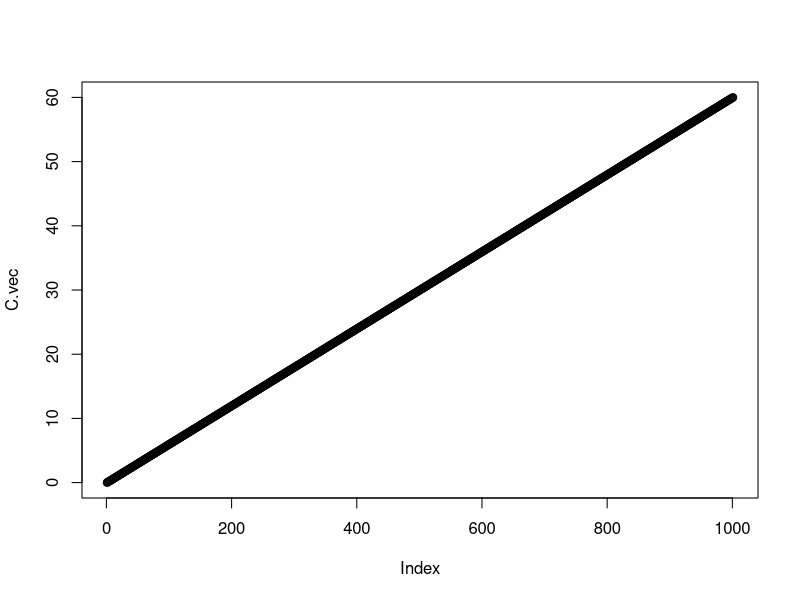
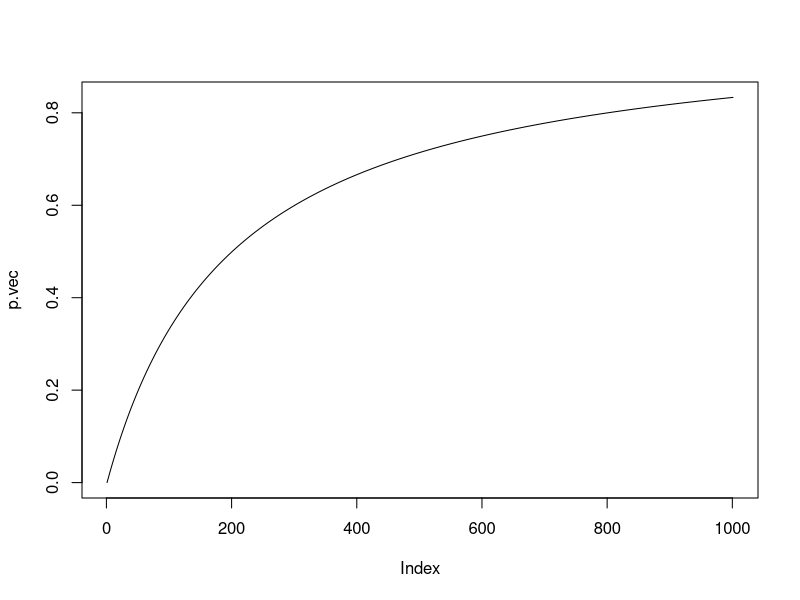
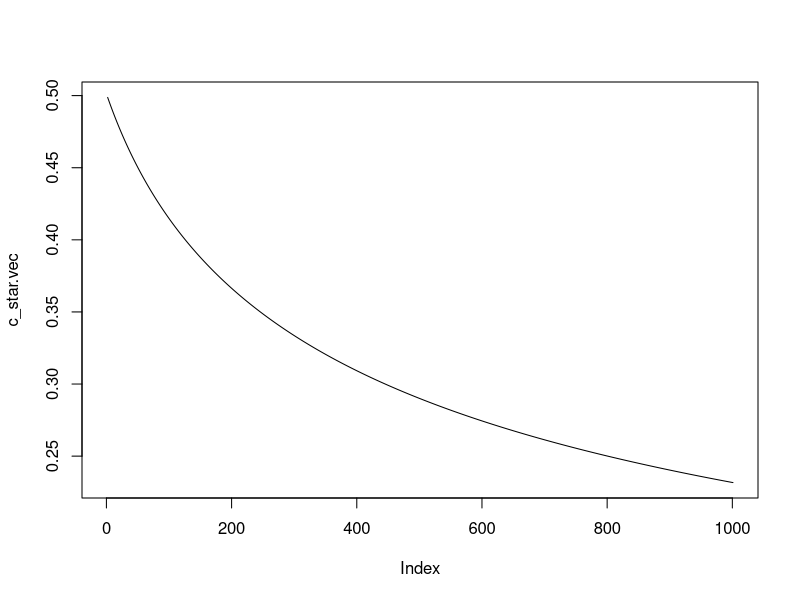
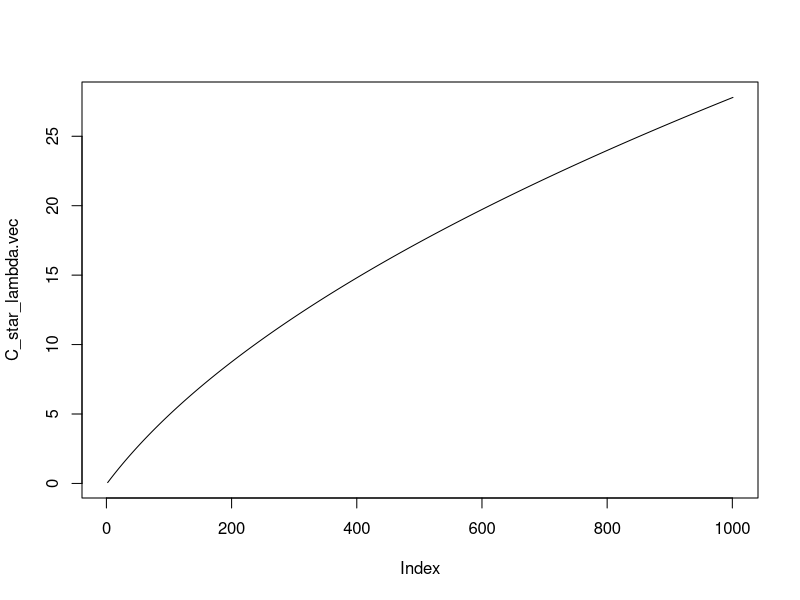
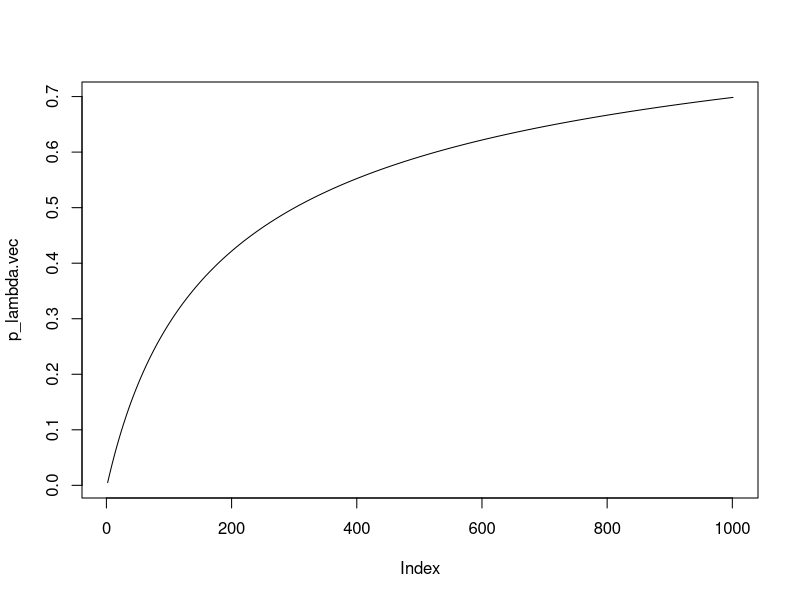
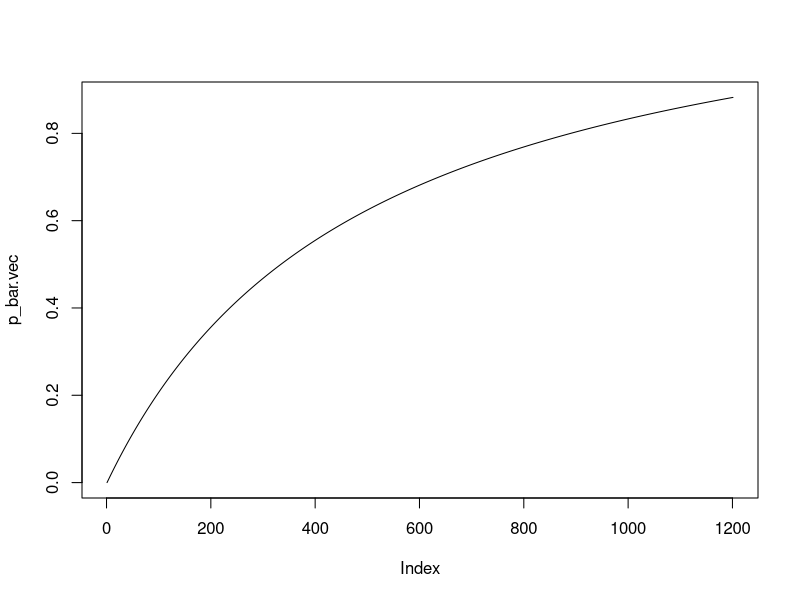
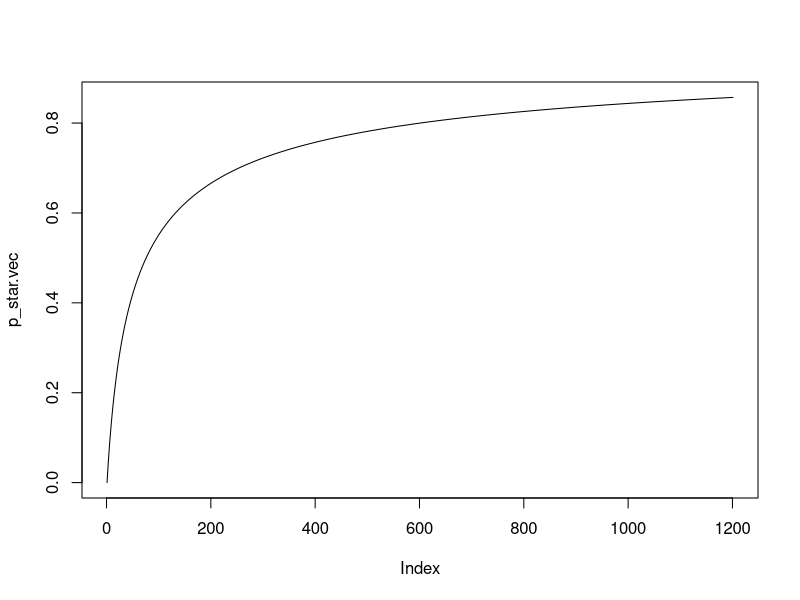
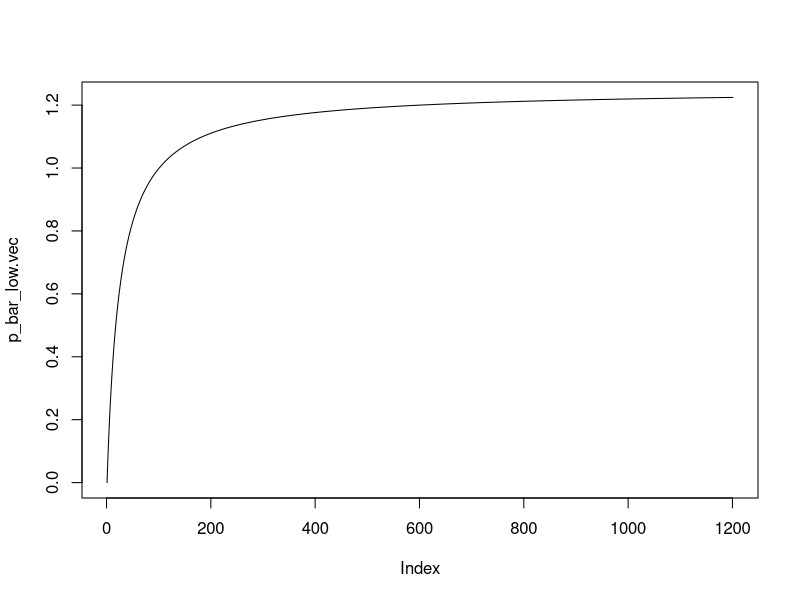

Reproduce these figures in R, in order.
# wb_fin_2025_x_y.R 
# Simulations (verification) of computations in a paper titled: "Whistleblowers and Financial Fraud."

# packages used
library(ggplot2); theme_set(theme_bw())
#library(latex2exp)# LaTeX in ggplot
#library(xtable)# export data frames to LaTeX tables
(lambda = 0.5)# 50% recovery of the loss
(L = 120)# Loss cause by the fraud
(gamma = 12)# parameter in the prob function

(c.vec = seq(0, 1, 0.001))# compensation fractions
#total compensation as function of fraction c
(C.vec = c.vec*lambda*L)# 
plot(C.vec)

# probability as function of fraction c
(p.vec = C.vec/(gamma + C.vec))
plot(p.vec, type="l")

# optimal compensation fraction
(c_star = (sqrt(gamma)*sqrt(gamma+lambda*L) -gamma)/(lambda*L))

# Result 1: how c_star varies with lambda*L
(lambda.vec = seq(0, 1, 0.001))
#
(c_star.vec = (sqrt(gamma)*sqrt(gamma+lambda.vec*L) -gamma)/(lambda.vec*L))
plot(c_star.vec, type="l")

# Result 2b
gamma
(gamma.vec = seq(1:24))
(c_star_gamma.vec = (sqrt(gamma.vec)*sqrt(gamma.vec+lambda*L) -gamma.vec)/(lambda*L))

# eq (5) in paper, equilibrium total compensation and p. Result 3a:
(C_star_lambda.vec = c_star.vec *lambda.vec *L)
plot(C_star_lambda.vec, type="l")

# eq (5) in paper and Result 3b:
(p_lambda.vec = C_star_lambda.vec/(gamma + C_star_lambda.vec))
plot(p_lambda.vec, type="l")

### Section 4: Incentives
gamma = 0.2
lambda = 0.8
# need to express all as functions of L
(F = 2)# fine/penalty
(J = 2)# jail time in monetary units
#
(L.vec = seq(0,12,0.01))
#
(p_bar.vec = L.vec/(lambda*L.vec +F +J))
plot(p_bar.vec, type="l")

# recall p^*
(p_star.vec = 1 -sqrt(gamma/(gamma +lambda*L.vec)))
plot(p_star.vec, type="l")

#build a data frame. Use 3 values of F+J
(F=0.1); (J=0.1)
(p_bar_low.vec = L.vec/(lambda*L.vec +F +J))
plot(p_bar_low.vec, type="l")
#
(F=1); (J=1)
(p_bar_medium.vec = L.vec/(lambda*L.vec +F +J))
plot(p_bar_medium.vec, type="l")
#
(F=2); (J=2)
(p_bar_high.vec = L.vec/(lambda*L.vec +F +J))
plot(p_bar_high.vec, type="l")

# make it a data frame
(p.df = data.frame(L.vec, p_star.vec, p_bar_low.vec, p_bar_medium.vec, p_bar_high.vec))

ggplot(p.df, aes(x=L.vec)) +geom_line(aes(y=p_star.vec), linetype="longdash", size=1.2, color="red") +geom_line(aes(y=p_bar_low.vec), linetype="solid", size=1.2, color="black") +geom_line(aes(y=p_bar_medium.vec), linetype="solid", size=1.2, color="blue") +geom_line(aes(y=p_bar_high.vec), linetype="solid", size=1.2, color="magenta")

# graph from earlier versions, no longer applies
#ggplot(p.df, aes(x=tau.vec)) +geom_line(aes(y=paI.vec), linetype="solid", size=1.2, color="black") +geom_line(aes(y=pbI.vec), linetype="solid", size=1.2, color="black") +geom_line(aes(y=paII.vec), linetype="longdash", size=1.2, color="red") +geom_line(aes(y=pbII.vec), linetype="longdash", size=1.2, color="red") +geom_line(aes(y=qaI.vec), linetype="solid", size=1.2, color="blue") +geom_line(aes(y=qbI.vec), linetype="solid", size=1.2, color="blue") +geom_line(aes(y=qaII.vec), linetype="longdash", size=1.2, color="magenta") +geom_line(aes(y=qbII.vec), linetype="longdash", size=1.2, color="magenta") + scale_x_continuous(breaks = seq(0,0.25,0.05)) + scale_y_continuous(breaks = seq(1.6,3.3,0.1)) +labs(x=TeX("Sales tax (VAT) rate: $\\tau$"), y=TeX("Equilibrium producer and consumer prices:  $p_B$, $q_B$, $p_A$,$q_A$"))  +theme(axis.text.x = element_text(size = 14, color = "black"),  axis.text.y = element_text(size = 16, color = "black"), text = element_text(size = 20)) +annotate("text", x = 0.225, y = 1.70, label =TeX("$p_B^I$"), size = 8, color="black") +annotate("text", x = 0.24, y = 2.08, label =TeX("$q_B^I$"), size = 8, color="blue") +annotate("text", x = 0.225, y = 1.90, label =TeX("$p_B^{II}$"), size = 8, color="red")  +annotate("text", x = 0.24, y = 2.39, label =TeX("$q_B^{II}$"), size = 8, color="magenta") +annotate("text", x = 0.20, y = 2.20, label =TeX("$p_A^I$"), size = 8, color="black") +annotate("text", x = 0.20, y = 2.54, label =TeX("$p_A^{II}$"), size = 8, color="red") +annotate("text", x = 0.15, y = 2.80, label =TeX("$q_A^I$"), size = 8, color="blue") +annotate("text", x = 0.15, y = 3.13, label =TeX("$q_A^{II}$"), size = 8, color="magenta") +annotate("text", x = -0.003, y = 1.94, label =TeX("B"), size = 8, color="black") +annotate("text", x = -0.003, y = 2.67, label =TeX("A"), size = 8, color="black")  


################
################